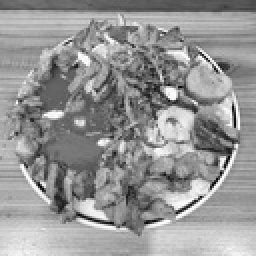
%> input picture project1/curry/curry_gray.jpg, 128 x 128 px, shrunk from 1280 x 1280 before the run (shown 2 times larger)
$ octave --eval "curry;"   (GNU Octave 9; MATLAB toolbox functions it lacks are replaced by stand-ins)
%> lines starting %> are read from the running program, lines starting %| are printed output that depends on the picture; in (x1, y1, x2, y2) boxes, pixels count from 0 and x2, y2 are one past the last pixel; in counts of white or black regions, pixels touching at a corner belong together; the program's own positions count from 1
function curry()
% 目的: 使用average filter&median filter來處理salt and pepper noise
f = imread('curry_gray.jpg');
%> f is the input picture: size 128x128 uint8; min 0, max 255, mean 149.4
s = size(f);
%> s = [128 128]

% step0: add salt&pepper noise to image
f0 = f;
noise_percent = 10;
for i = 1:s(1)
    for j=1:s(2)
        noise_check = randi(noise_percent);
        if (noise_check == noise_percent)
            f0(i, j) = randi(256);
        end
    end
end
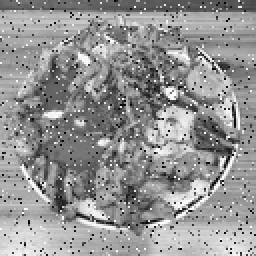
%> f0: size 128x128 uint8 (shown 2 times larger); 10.34% of pixels changed, all inside (x1, y1, x2, y2) = (0, 0, 128, 128)
imwrite(f0, 'curry_salt10.jpg');

% step1: denoise with average filter
blur_3 = ones(3, 3)/9;
blur_5 = ones(5, 5)/25;
blur_7 = ones(7, 7)/49;

f1 = f0; f2 = f0; f3 = f0;

for i = 1:s(1)
    for j=1:s(2)
        f1(i,j) = my_spatial_filter(f0, i, j, blur_3, 3);
        f2(i,j) = my_spatial_filter(f0, i, j, blur_5, 5);
        f3(i,j) = my_spatial_filter(f0, i, j, blur_7, 7);
    end
end
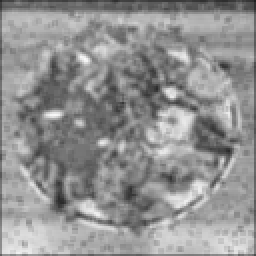
%> f1: size 128x128 uint8 (shown 2 times larger); min 32, max 249, mean 145.7
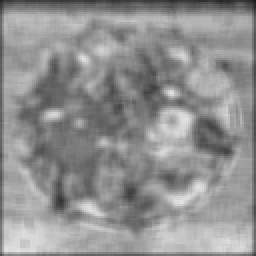
%> f2: size 128x128 uint8 (shown 2 times larger); min 27, max 229, mean 144.5
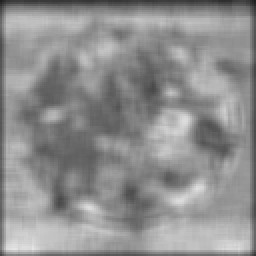
%> f3: size 128x128 uint8 (shown 2 times larger); min 31, max 229, mean 142.8

% step2: output
imwrite(f1, 'curry_blur3.jpg');
imwrite(f2, 'curry_blur5.jpg');
imwrite(f3, 'curry_blur7.jpg');

% step3: denoise with msdian filter
f4 = f0; f5 = f0; f6 = f0;
for i = 1:s(1)
    for j=1:s(2)
        f4(i,j) = my_median_filter(f0, i, j, 3);
        f5(i,j) = my_median_filter(f0, i, j, 5);
        f6(i,j) = my_median_filter(f0, i, j, 7);
    end
end

end
%> (the run ends here)
